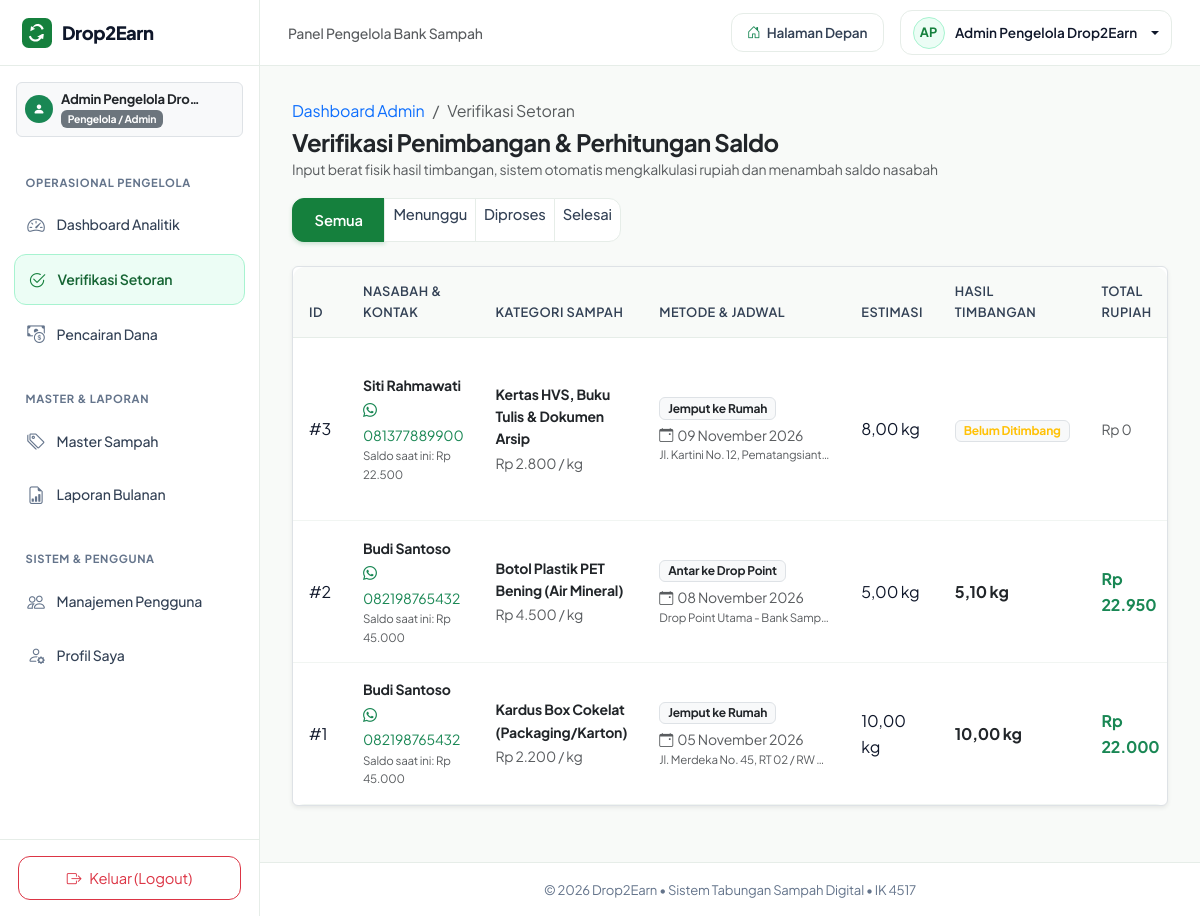
/admin/verifikasi_setoran.php (signed in), run on the app's committed database.
### tables this page shows
CREATE TABLE IF NOT EXISTS `users` (
  `id_user` INT(11) NOT NULL AUTO_INCREMENT,
  `nama_lengkap` VARCHAR(100) NOT NULL,
  `email` VARCHAR(100) NOT NULL UNIQUE,
  `password` VARCHAR(255) NOT NULL,
  `no_hp` VARCHAR(20) NOT NULL,
  `alamat` TEXT DEFAULT NULL,
  `role` ENUM('admin', 'nasabah') NOT NULL DEFAULT 'nasabah',
  `saldo` INT(11) NOT NULL DEFAULT 0,
  `created_at` TIMESTAMP NOT NULL DEFAULT CURRENT_TIMESTAMP,
  PRIMARY KEY (`id_user`)
);

CREATE TABLE IF NOT EXISTS `setoran_sampah` (
  `id_setoran` INT(11) NOT NULL AUTO_INCREMENT,
  `id_user` INT(11) NOT NULL,
  `id_kategori` INT(11) NOT NULL,
  `metode_setor` ENUM('Jemput ke Rumah', 'Antar ke Drop Point') NOT NULL,
  `tanggal_jadwal` DATE NOT NULL,
  `alamat_jemput` TEXT NOT NULL,
  `berat_estimasi` DECIMAL(5,2) NOT NULL,
  `berat_aktual` DECIMAL(5,2) NOT NULL DEFAULT 0.00,
  `total_pendapatan` INT(11) NOT NULL DEFAULT 0,
  `status` ENUM('Menunggu', 'Dijemput/Diproses', 'Selesai', 'Dibatalkan') NOT NULL DEFAULT 'Menunggu',
  `created_at` TIMESTAMP NOT NULL DEFAULT CURRENT_TIMESTAMP,
  PRIMARY KEY (`id_setoran`),
  KEY `fk_setoran_user` (`id_user`),
  KEY `fk_setoran_kategori` (`id_kategori`),
  CONSTRAINT `fk_setoran_user` FOREIGN KEY (`id_user`) REFERENCES `users` (`id_user`) ON DELETE CASCADE,
  CONSTRAINT `fk_setoran_kategori` FOREIGN KEY (`id_kategori`) REFERENCES `kategori_sampah` (`id_kategori`) ON DELETE CASCADE
);

CREATE TABLE IF NOT EXISTS `kategori_sampah` (
  `id_kategori` INT(11) NOT NULL AUTO_INCREMENT,
  `nama_kategori` VARCHAR(100) NOT NULL,
  `jenis_induk` ENUM('Plastik', 'Kertas & Kardus', 'Logam', 'Kaca', 'Lainnya') NOT NULL,
  `harga_per_kg` INT(11) NOT NULL,
  `panduan_pilah` TEXT NOT NULL,
  `gambar` VARCHAR(255) DEFAULT NULL,
  PRIMARY KEY (`id_kategori`)
);

### admin/verifikasi_setoran.php (the view, shortened to what the rows shown need)
<?php
require_once __DIR__ . '/../config/database.php';
require_once __DIR__ . '/../config/auth_check.php';
$where_clause = "";
$params = [];
$types = "";
$query_list = "
    SELECT s.*, u.nama_lengkap, u.email, u.no_hp, u.saldo as saldo_nasabah, k.nama_kategori, k.harga_per_kg, k.jenis_induk
    FROM setoran_sampah s
    JOIN users u ON s.id_user = u.id_user
    JOIN kategori_sampah k ON s.id_kategori = k.id_kategori
    $where_clause
    ORDER BY CASE
        WHEN s.status = 'Menunggu' THEN 1
        WHEN s.status = 'Dijemput/Diproses' THEN 2
        WHEN s.status = 'Selesai' THEN 3
        ELSE 4
    END, s.created_at DESC
";
if (!empty($params)) {
    $stmt_list = mysqli_prepare($conn, $query_list);
    mysqli_stmt_bind_param($stmt_list, $types, ...$params);
    mysqli_stmt_execute($stmt_list);
    $res_list = mysqli_stmt_get_result($stmt_list);
} else {
    $res_list = mysqli_query($conn, $query_list);
}
$setoran_list = [];
while ($row = mysqli_fetch_assoc($res_list)) {
    $setoran_list[] = $row;
}
require_once __DIR__ . '/../includes/header.php';
?>
<div class="d2e-dashboard-layout">
    <?php require_once __DIR__ . '/../includes/sidebar.php'; ?>
    <div class="d2e-dashboard-main">
        <?php require_once __DIR__ . '/../includes/topbar.php'; ?>
        <main class="d2e-dashboard-content">
            <div class="container-fluid p-0">
                <div class="d-flex flex-wrap align-items-center justify-content-between gap-3 mb-4">
                    <div>
                        <h1 class="h4 fw-bold text-dark mb-0">Verifikasi Penimbangan &amp; Perhitungan Saldo</h1>
                    </div>
                </div>
                <div class="card border shadow-sm">
                    <div class="card-body p-0">
                        <?php if (empty($setoran_list)): ?>
                            <div class="empty-state py-5">
                                <i class="bi bi-folder2-open empty-state-icon"></i>
                                <h2 class="h6 fw-bold text-dark mb-1">Tidak Ada Data Setoran Sampah</h2>
                                <p class="small text-muted mb-0">Belum ada pengajuan setoran yang sesuai dengan filter ini.</p>
                            </div>
                        <?php else: ?>
                            <div class="table-responsive border-0">
                                <table class="table table-hover align-middle mb-0">
                                    <thead>
                                        <tr>
                                            <th>ID</th>
                                            <th>Nasabah &amp; Kontak</th>
                                            <th>Kategori Sampah</th>
                                            <th>Metode &amp; Jadwal</th>
                                            <th>Estimasi</th>
                                            <th>Hasil Timbangan</th>
                                            <th>Total Rupiah</th>
                                        </tr>
                                    </thead>
                                    <tbody>
                                        <?php foreach ($setoran_list as $row): ?>
                                            <tr>
                                                <td>#<?= $row['id_setoran'] ?></td>
                                                <td>
                                                    <strong class="d-block text-dark small"><?= sanitize($row['nama_lengkap']) ?></strong>
                                                    <a href="https://wa.me/<?= preg_replace('/[^0-9]/', '', $row['no_hp']) ?>" target="_blank" class="text-decoration-none text-success small">
                                                        <i class="bi bi-whatsapp"></i> <?= sanitize($row['no_hp']) ?>
                                                    </a>
                                                    <div class="text-muted" style="font-size: 0.72rem;">Saldo saat ini: <?= rupiah($row['saldo_nasabah']) ?></div>
                                                </td>
                                                <td>
                                                    <strong class="text-dark small d-block"><?= sanitize($row['nama_kategori']) ?></strong>
                                                    <span class="text-muted small"><?= rupiah($row['harga_per_kg']) ?> / kg</span>
                                                </td>
                                                <td>
                                                    <span class="badge bg-light text-dark border mb-1"><?= sanitize($row['metode_setor']) ?></span>
                                                    <div class="small text-muted"><i class="bi bi-calendar-event me-1"></i><?= format_tanggal($row['tanggal_jadwal']) ?></div>
                                                    <div class="text-muted text-truncate" style="max-width: 170px; font-size: 0.72rem;" title="<?= sanitize($row['alamat_jemput']) ?>">
                                                        <?= sanitize($row['alamat_jemput']) ?>
                                                    </div>
                                                </td>
                                                <td><?= format_kg($row['berat_estimasi']) ?></td>
                                                <td>
                                                    <?php if ($row['status'] === 'Selesai'): ?>
                                                        <strong class="text-dark"><?= format_kg($row['berat_aktual']) ?></strong>
                                                    <?php else: ?>
                                                        <span class="badge bg-light text-warning border">Belum Ditimbang</span>
                                                    <?php endif; ?>
                                                </td>
                                                <td>
                                                    <?php if ($row['status'] === 'Selesai'): ?>
                                                        <strong class="text-success"><?= rupiah($row['total_pendapatan']) ?></strong>
                                                    <?php else: ?>
                                                        <span class="text-muted small">Rp 0</span>
                                                    <?php endif; ?>
                                                </td>
                                            </tr>
                                        <?php endforeach; ?>
                                    </tbody>
                                </table>
                            </div>
                        <?php endif; ?>
                    </div>
                </div>
            </div>
        </main>
<?php require_once __DIR__ . '/../includes/dashboard_footer.php'; ?>

### includes/sidebar.php (shortened to what the rows shown need)
<?php
$logged_user = isset($conn) ? get_auth_user($conn) : null;
$role = $logged_user['role'] ?? 'nasabah';
?>
<aside class="d2e-sidebar" id="dashboardSidebar">
    <div class="px-3 pt-3 pb-2">
        <div class="d-flex align-items-center justify-content-between p-2 rounded bg-light border">
            <div class="d-flex align-items-center gap-2">
                <div style="line-height: 1.2;">
                    <div class="fw-bold text-dark text-truncate" style="max-width: 140px; font-size: 0.82rem;">
                        <?= sanitize($logged_user['nama_lengkap'] ?? 'Pengguna') ?>
                    </div>
                    <span class="badge bg-secondary" style="font-size: 0.65rem;">
                        <?= $role === 'admin' ? 'Pengelola / Admin' : 'Nasabah Warga' ?>
                    </span>
                </div>
            </div>
        </div>
    </div>
</aside>

### includes/topbar.php (shortened to what the rows shown need)
<?php
$logged_user = isset($conn) ? get_auth_user($conn) : null;
$initials = 'US';
if (!empty($logged_user['nama_lengkap'])) {
    $words = explode(' ', trim($logged_user['nama_lengkap']));
    $initials = strtoupper(substr($words[0], 0, 1) . (isset($words[1]) ? substr($words[1], 0, 1) : ''));
}
?>
<header class="d2e-topbar">
    <div class="d-flex align-items-center gap-2 gap-sm-3">
        <div class="dropdown">
            <button class="d2e-user-pill dropdown-toggle" type="button" data-bs-toggle="dropdown" aria-expanded="false">
                <div class="d2e-user-avatar"><?= $initials ?></div>
                <span class="d-none d-md-inline"><?= sanitize($logged_user['nama_lengkap'] ?? 'Pengguna') ?></span>
            </button>
        </div>
    </div>
</header>

### data on the page
users: nama_lengkap "Admin Pengelola Dro…", nama_lengkap "AP", nama_lengkap "Admin Pengelola Drop2Earn"
setoran_sampah: id_setoran "3", id_user.nama_lengkap "Siti Rahmawati", id_user.no_hp "081377889900", id_user.saldo "Rp 22.500", id_kategori.nama_kategori "Kertas HVS, Buku Tulis & Dokumen Arsip", id_kategori.harga_per_kg "Rp 2.800", metode_setor "Jemput ke Rumah", tanggal_jadwal "09 November 2026", alamat_jemput "Jl. Kartini No. 12, Pematangsiant…", berat_estimasi "8,00 kg", status "Belum Ditimbang"
setoran_sampah: id_setoran "2", id_user.nama_lengkap "Budi Santoso", id_user.no_hp "082198765432", id_user.saldo "Rp 45.000", id_kategori.nama_kategori "Botol Plastik PET Bening (Air Mineral)", id_kategori.harga_per_kg "Rp 4.500", metode_setor "Antar ke Drop Point", tanggal_jadwal "08 November 2026", alamat_jemput "Drop Point Utama - Bank Samp…", berat_estimasi "5,00 kg", berat_aktual "5,10 kg", total_pendapatan "Rp 22.950"
setoran_sampah: id_setoran "1", id_user.nama_lengkap "Budi Santoso", id_user.no_hp "082198765432", id_user.saldo "Rp 45.000", id_kategori.nama_kategori "Kardus Box Cokelat (Packaging/Karton)", id_kategori.harga_per_kg "Rp 2.200", metode_setor "Jemput ke Rumah", tanggal_jadwal "05 November 2026", alamat_jemput "Jl. Merdeka No. 45, RT 02 / RW…", berat_estimasi "10,00 kg", berat_aktual "10,00 kg", total_pendapatan "Rp 22.000"
